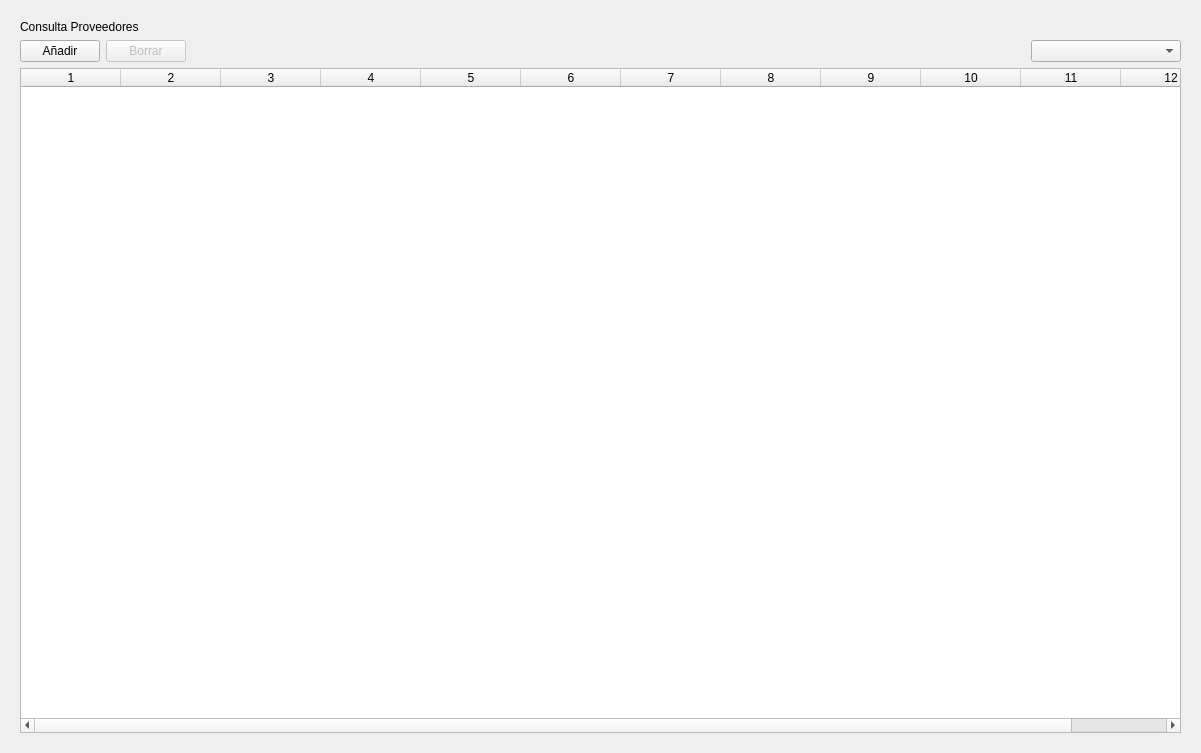
<?xml version="1.0" encoding="UTF-8"?>
<ui version="4.0">
 <class>Form</class>
 <widget class="QWidget" name="Form">
  <property name="geometry">
   <rect>
    <x>0</x>
    <y>0</y>
    <width>1201</width>
    <height>753</height>
   </rect>
  </property>
  <property name="windowTitle">
   <string>Form</string>
  </property>
  <layout class="QVBoxLayout" name="verticalLayout">
   <property name="leftMargin">
    <number>20</number>
   </property>
   <property name="topMargin">
    <number>20</number>
   </property>
   <property name="rightMargin">
    <number>20</number>
   </property>
   <property name="bottomMargin">
    <number>20</number>
   </property>
   <item>
    <widget class="QLabel" name="labelTitle">
     <property name="styleSheet">
      <string notr="true"/>
     </property>
     <property name="text">
      <string>Consulta Proveedores</string>
     </property>
    </widget>
   </item>
   <item>
    <layout class="QHBoxLayout" name="horizontalLayout">
     <item>
      <widget class="QPushButton" name="buttonAdd">
       <property name="sizePolicy">
        <sizepolicy hsizetype="Fixed" vsizetype="Fixed">
         <horstretch>0</horstretch>
         <verstretch>0</verstretch>
        </sizepolicy>
       </property>
       <property name="text">
        <string>Añadir</string>
       </property>
      </widget>
     </item>
     <item>
      <widget class="QPushButton" name="buttonDel">
       <property name="enabled">
        <bool>false</bool>
       </property>
       <property name="sizePolicy">
        <sizepolicy hsizetype="Fixed" vsizetype="Fixed">
         <horstretch>0</horstretch>
         <verstretch>0</verstretch>
        </sizepolicy>
       </property>
       <property name="text">
        <string>Borrar</string>
       </property>
      </widget>
     </item>
     <item>
      <spacer name="horizontalSpacer">
       <property name="orientation">
        <enum>Qt::Horizontal</enum>
       </property>
       <property name="sizeType">
        <enum>QSizePolicy::Expanding</enum>
       </property>
       <property name="sizeHint" stdset="0">
        <size>
         <width>388</width>
         <height>20</height>
        </size>
       </property>
      </spacer>
     </item>
     <item>
      <widget class="QComboBox" name="comboFiltro">
       <property name="sizePolicy">
        <sizepolicy hsizetype="Fixed" vsizetype="Fixed">
         <horstretch>0</horstretch>
         <verstretch>0</verstretch>
        </sizepolicy>
       </property>
       <property name="minimumSize">
        <size>
         <width>150</width>
         <height>0</height>
        </size>
       </property>
      </widget>
     </item>
    </layout>
   </item>
   <item>
    <widget class="QTableWidget" name="tableProveedor">
     <property name="sizeAdjustPolicy">
      <enum>QAbstractScrollArea::AdjustToContents</enum>
     </property>
     <property name="selectionBehavior">
      <enum>QAbstractItemView::SelectRows</enum>
     </property>
     <property name="sortingEnabled">
      <bool>true</bool>
     </property>
     <property name="columnCount">
      <number>12</number>
     </property>
     <column/>
     <column/>
     <column/>
     <column/>
     <column/>
     <column/>
     <column/>
     <column/>
     <column/>
     <column/>
     <column/>
     <column/>
    </widget>
   </item>
  </layout>
 </widget>
 <resources/>
 <connections/>
</ui>
